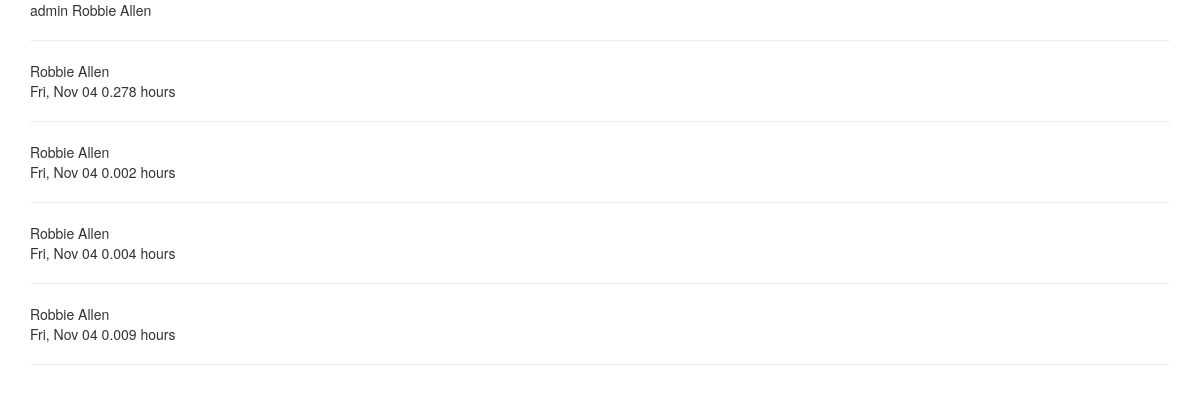
The page /accounts/profile/ (signed in) on the database as committed earlier.
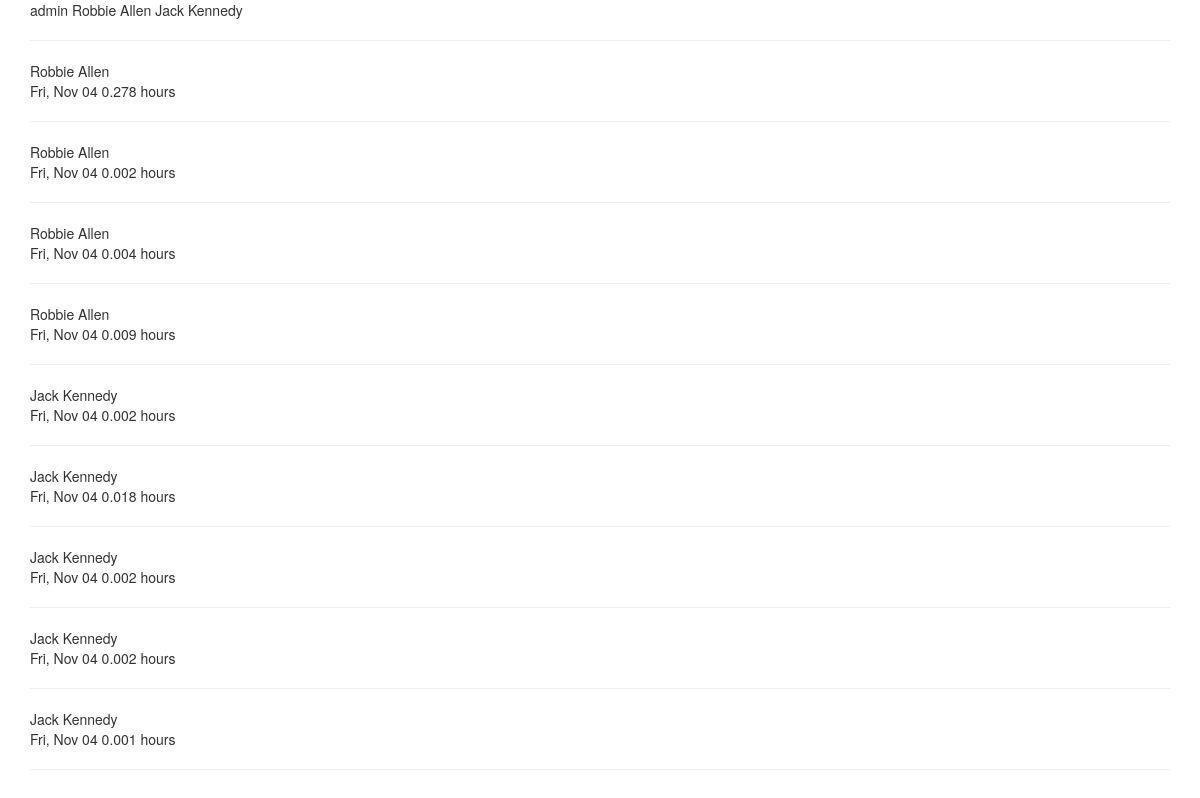
The same page on the database as committed later.
### timer/models.py (models this page shows, shortened)
class Child(models.Model):
    parent = models.ForeignKey(Profile)
    first_name = models.CharField(max_length=40)
    last_name = models.CharField(max_length=40)
    code = models.IntegerField()
    def __str__(self):
        return self.first_name + " " + self.last_name

class Stay(models.Model):
    child = models.ForeignKey(Child)
    in_time = models.DateTimeField(auto_now_add=True)
    out_time = models.DateTimeField(auto_now=True)
    active = models.BooleanField(default=True)
    notes = models.TextField(null=True, blank=True)
    @property
    def time_dif(self):
        return self.out_time - self.in_time
    def day(self):
        return self.in_time.strftime('%a, %b %d')
    def str_dif(self):
        seconds = self.time_dif.total_seconds()
        hours = seconds/3600
        return round(hours, 3)

### timer/views.py (the view)
# urls.py: url(r'^accounts/profile/$', ProfileView.as_view(), name="profile_view"),
class ProfileView(TemplateView):
    template_name = "profile.html"
    model = Profile
    def get_context_data(self):
        context = super().get_context_data()
        active_parent = Profile.objects.get(user=self.request.user)
        kids = Child.objects.filter(parent=active_parent)
        find = []
        for child in kids:
            find.append(child.stay_set.all())
        context['find'] = find
        context['kids'] = kids
        context['active'] = active_parent
        return context

### timer/models.py (called while the page is built)
    def __str__(self):
        return str(self.user.username)

### templates/profile.html
{% extends 'base.html' %}
{% block content %}
{{ active }}
{% for x in kids %}
{{ x }}
{% endfor %}
<hr>
{% for x in find %}
{% for stay in x %}
{{ stay.child }}<br>
{{ stay.day }}
{{ stay.str_dif }} hours<hr>
{% endfor %}
{% endfor %}
{% endblock %}

Rows that differ between the two databases and show on the page:
added Child: first_name+last_name "Jack Kennedy"
added Stay: child "Jack Kennedy", day "Fri, Nov 04", str_dif "0.002"
added Stay: child "Jack Kennedy", day "Fri, Nov 04", str_dif "0.018"
added Stay: child "Jack Kennedy", day "Fri, Nov 04", str_dif "0.002"
added Stay: child "Jack Kennedy", day "Fri, Nov 04", str_dif "0.002"
added Stay: child "Jack Kennedy", day "Fri, Nov 04", str_dif "0.001"
